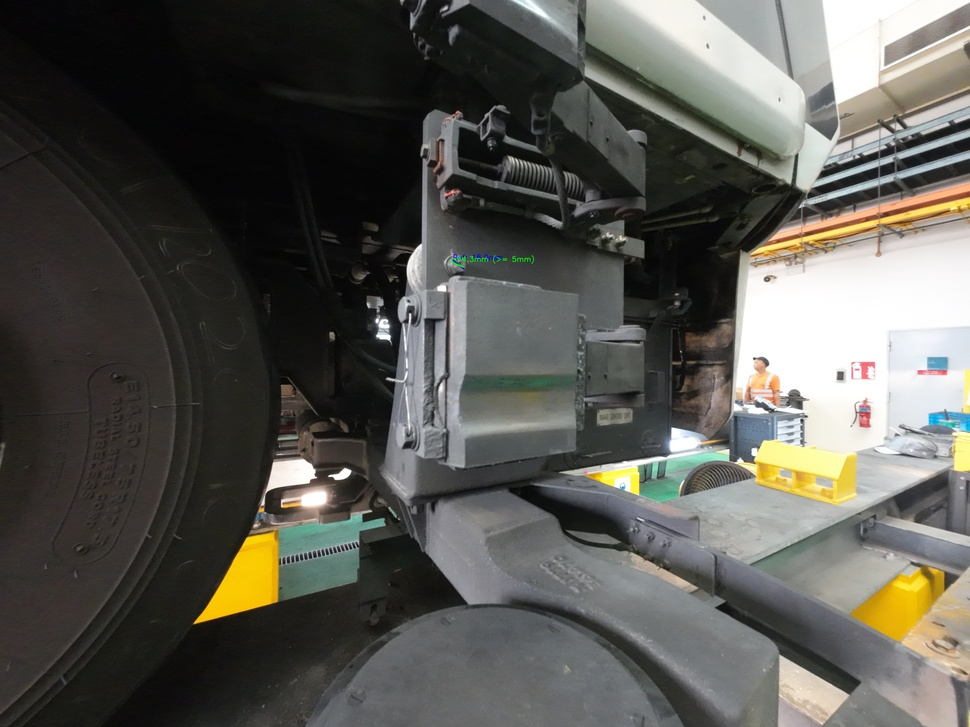
#> input picture DJI_20260909110313_0112_D_bucketed.jpg, 970 x 727 px, shrunk from 4000 x 3000 before the run
$ python white_balance_fix.py DJI_20260909110313_0112_D_bucketed.jpg
#> lines starting #> are read from the running program, lines starting #| are printed output that depends on the picture
#> further down, frame is the input picture: shape (727, 970, 3); mean B, G, R 82, 87.9, 88.7
# white_balance_fix.py
# ── Automatic White Balance Correction ────────────────────────
# Drop-in function to fix yellowish/color-cast tinge from
# compressed RTMP wireless streams.
#
# Two methods included:
#   1. gray_world_balance()  - fast, good for mild tinge
#   2. simplest_color_balance() - stronger correction, slightly slower
#
# Import and use either one on each frame before display/saving.
# ─────────────────────────────────────────────────────────────

import cv2
import numpy as np


def gray_world_balance(frame):
    """
    Gray World assumption: average colour in a normal scene
    should be neutral gray. Rescales each channel so their
    averages match, removing colour casts like a yellow tinge.

    Fast — safe to run on every frame in real time.
    """
    result = frame.astype(np.float32)

    avg_b = np.mean(result[:, :, 0])
#> avg_b = 82.04
    avg_g = np.mean(result[:, :, 1])
#> avg_g = 87.89
    avg_r = np.mean(result[:, :, 2])
#> avg_r = 88.75

    avg_gray = (avg_b + avg_g + avg_r) / 3
#> avg_gray = 86.23

    # Avoid divide-by-zero on solid black frames
    result[:, :, 0] *= (avg_gray / max(avg_b, 1))
    result[:, :, 1] *= (avg_gray / max(avg_g, 1))
    result[:, :, 2] *= (avg_gray / max(avg_r, 1))

    return np.clip(result, 0, 255).astype(np.uint8)


def simplest_color_balance(frame, percent=1):
    """
    Stretches each channel's histogram, clipping the extreme
    top/bottom percentile of pixel values. Gives a stronger,
    more accurate correction than gray world, but is slightly
    heavier computationally — still fine for live video.
    """
#> called with percent = 1
    result = frame.copy()
    channels = cv2.split(result)
    out_channels = []

    half_percent = percent / 200.0

    for channel in channels:
        flat = channel.flatten()
        flat = np.sort(flat)
        n = len(flat)

        low_val  = flat[int(n * half_percent)]
        high_val = flat[int(n * (1 - half_percent)) - 1]

        # Stretch the channel between low_val and high_val
        channel = np.clip(channel, low_val, high_val)
        channel = ((channel - low_val) / max(high_val - low_val, 1) * 255)
        out_channels.append(channel.astype(np.uint8))
#> this loop made 3 passes
#> low_val on passes 1 to 3: 3, 5, 5
#> pass 1, in simplest_color_balance, `channel = np.clip(channel, low_val, high_val)`:
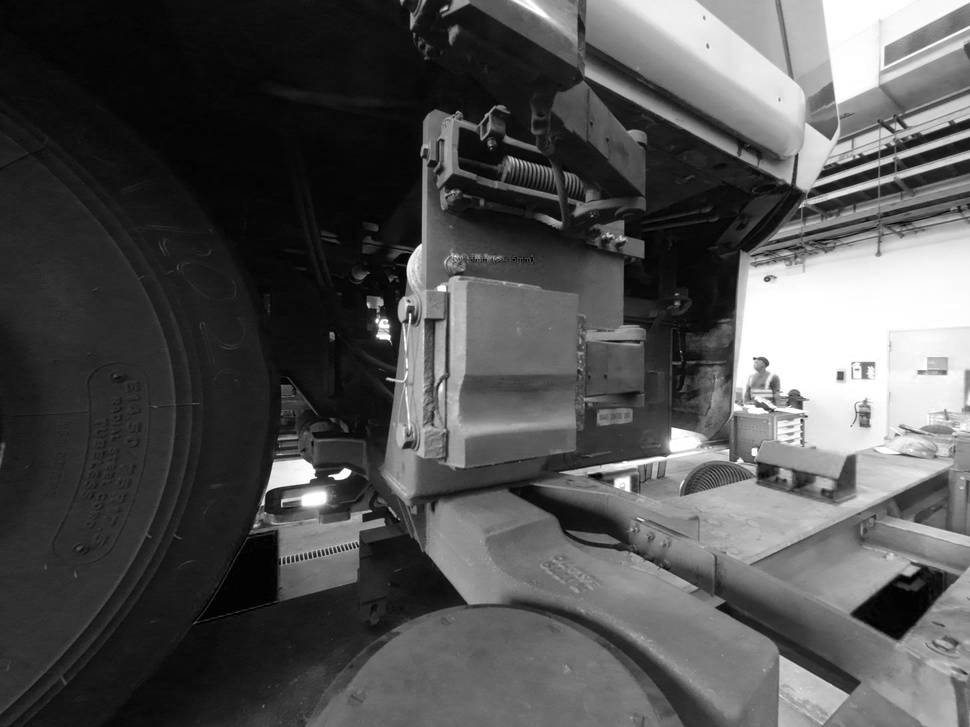
#> channel: shape (727, 970); min 3, max 255, mean 82
#> pass 2, in simplest_color_balance, `channel = np.clip(channel, low_val, high_val)`:
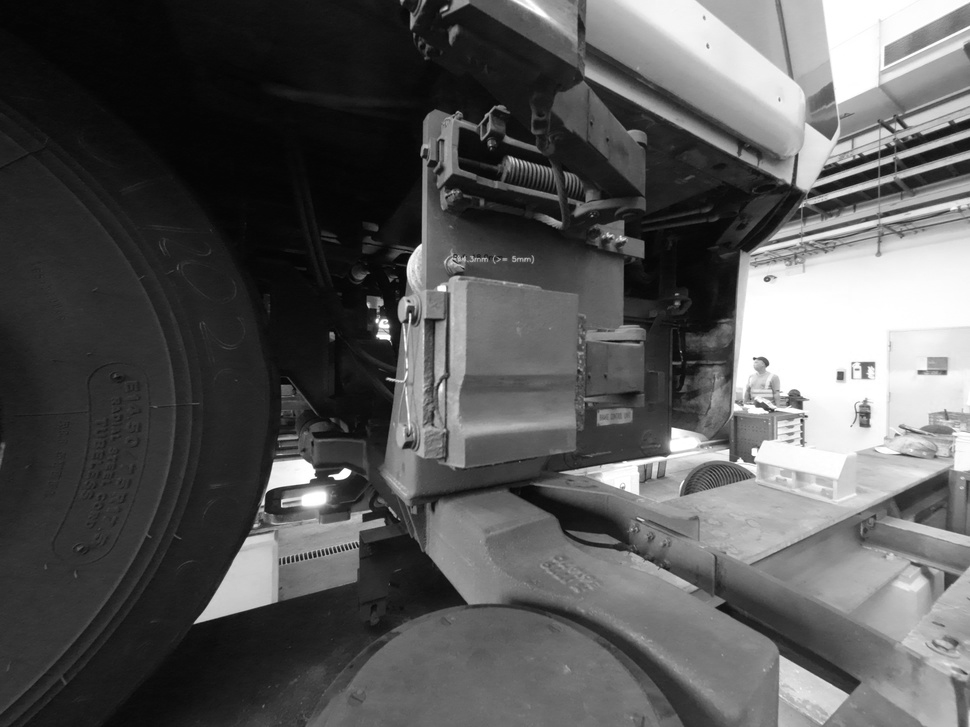
#> channel: shape (727, 970); min 5, max 255, mean 87.9
#> after the loop, out_channels = 3 items

    return cv2.merge(out_channels)


if __name__ == "__main__":
    # Quick standalone test: load a saved test image and compare
    import sys
    import os

    if len(sys.argv) < 2:
        print("Usage: python white_balance_fix.py <path_to_image.jpg>")
        sys.exit(0)

    img_path = sys.argv[1]
    if not os.path.exists(img_path):
        print(f"File not found: {img_path}")
        sys.exit(1)

    frame = cv2.imread(img_path)

    gray_world_result = gray_world_balance(frame)
    simplest_result    = simplest_color_balance(frame)

    base = os.path.splitext(img_path)[0]
    cv2.imwrite(f"{base}_gray_world.jpg", gray_world_result)
    cv2.imwrite(f"{base}_simplest_balance.jpg", simplest_result)

    print(f"✅ Saved corrected versions:")
    print(f"   {base}_gray_world.jpg")
    print(f"   {base}_simplest_balance.jpg")
    print(f"\nCompare them side-by-side with the original to see which looks better.")
